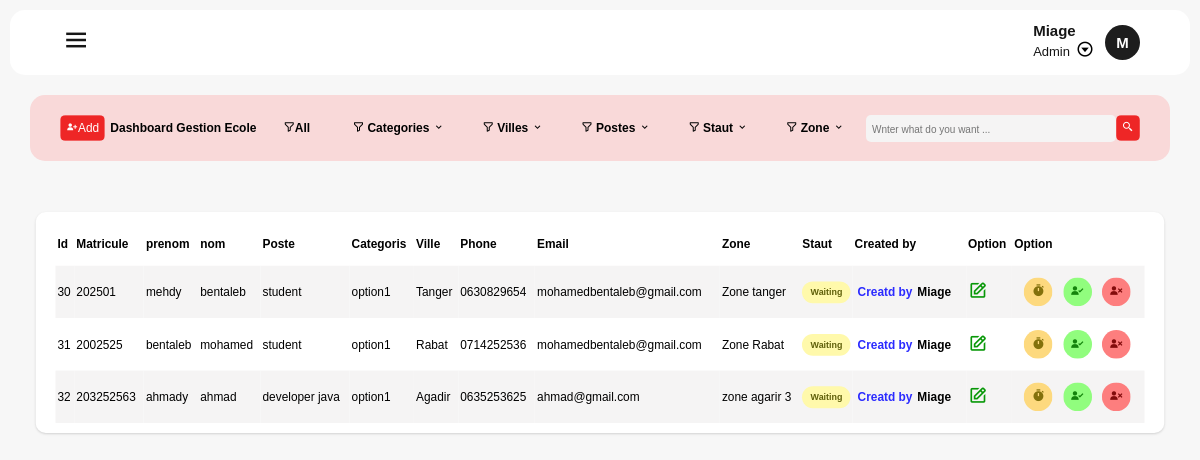
The app's page /Company_management.php (signed in) with its own data.
### tables this page shows
CREATE TABLE `gestion_entreprise` (
  `id_client` int(50) NOT NULL,
  `matricule` int(150) NOT NULL,
  `nom` varchar(100) NOT NULL,
  `prenom` varchar(100) NOT NULL,
  `categorie` enum('option1','option2','','') NOT NULL,
  `poste` varchar(50) NOT NULL,
  `ville` varchar(50) NOT NULL,
  `phone` varchar(50) NOT NULL,
  `gmail` varchar(50) NOT NULL,
  `status` tinyint(4) NOT NULL DEFAULT 0,
  `dateCreated` date NOT NULL DEFAULT current_timestamp(),
  `created_by` varchar(50) NOT NULL,
  `zone` varchar(100) NOT NULL
);

### Company_management.php (the view, shortened to what this page needs)
<?php
include 'conn.php';
$search = isset($_GET["searchinput"]) ? trim($_GET["searchinput"]) : "";
$sql = "SELECT * FROM `gestion_entreprise` WHERE 1";
$stmt = $conn->prepare($sql);
$stmt->execute();
$result = $stmt->get_result();
?>
<!DOCTYPE html>
    <html lang="en">
    <head>
        <link rel="stylesheet" href="Company_management.css?v=2" />
        <link href="https://unpkg.com/boxicons@2.1.4/css/boxicons.min.css"rel="stylesheet"/>
    </head>
    <body>
        <?php include 'menu.php'; ?>
    <div class="container">
        <div class="navTable">
        <div class="typeDash">
            <a href="form_gestion_entreprise.php"> <button><i class='bx bxs-user-plus'></i>Add</button></a>
            <h4>Dashboard Gestion Ecole</h4>
        </div>
            <div class="filters">
                <button class="btnDropAll" onclick="clearFilters()"><i class='bx bx-filter-alt'></i>All</button>
                <div class="filter">
                    <button class="btnDrop"><i class='bx bx-filter-alt'></i> Categories <i class='bx bx-chevron-down'></i></button>
                </div>
                     <div class="filter">
                    <button class="btnDrop2"><i class='bx bx-filter-alt'></i> Villes <i class='bx bx-chevron-down'></i></button>
                </div>
                <div class="filter">
                    <button class="btnDrop3"><i class='bx bx-filter-alt'></i> Postes <i class='bx bx-chevron-down'></i></button>
                </div>
                 <div class="filter">
                    <button class="btnDrop4"><i class='bx bx-filter-alt'></i> Staut <i class='bx bx-chevron-down'></i></button>
                </div>
                  <div class="filter">
                    <button class="btnDrop5"><i class='bx bx-filter-alt'></i> Zone <i class='bx bx-chevron-down'></i></button>
                </div>
            </div>
            <form method="get" class="search">
                    <input type="text" class="btnsearch" name="searchinput" value="<?= htmlspecialchars($search) ?>"  placeholder="Wnter what do you want ...">
                    <button type="submit"><i class='bx bx-search-alt-2'></i></button>
            </form>
        </div>
        <div class="Table">
            <table>
                <tr>
                    <th>Id</th>
                    <th>Matricule</th>
                    <th>prenom</th>
                    <th>nom</th>
                    <th>Poste</th>
                    <th>Categoris</th>
                    <th>Ville</th>
                    <th>Phone</th>
                     <th>Email</th>
                    <th>Zone</th>
                    <th>Staut</th>
                    <th>Created by</th>
                    <th>Option</th>
                    <th>Option</th>
                </tr>
<?php while ($row = $result->fetch_assoc()) :?>
        <tr>
            <td><?= $row['id_client'] ?></td>
            <td><?= $row['matricule'];?></td>
            <td><?= $row['nom'] ?></td>
            <td><?= $row['prenom'] ?></td>
            <td><?= $row['poste'] ?></td>
            <td><?= $row['categorie'] ?></td>
            <td><?= $row['ville'] ?></td>
            <td><?= $row['phone'] ?></td>
            <td><?= $row['gmail'] ?></td>
            <td><?= $row['zone'] ?></td>
            <td>
                <?php
                if ($row['status'] == 0) {
                    echo "<span class='comm'>Waiting</span>";
                } elseif ($row['status'] == 1) {
                    echo "<span class='acc'>Accepted</span>";
                } else {
                    echo "<span class='unacc'>Not Accepted</span>";
                }
                ?>
            </td>
            <td class="creatdName"><span>Creatd by</span><?php echo $row['created_by']; ?></td>
              <td><a href="updateUsers.php?=<?php echo $row['id_client']; ?> "><i class='bx bx-edit'></i></a></td>
            <td>
                <form method="POST">
                    <button type="submit" name="whaiting" class="whaiting"><i class='bx bxs-stopwatch'></i></button>
                    <button type="submit" name="accepting" class="accepting"><i class='bx bxs-user-check'></i></button>
                    <button type="submit" name="unaccepted" class="unaccepted"><i class='bx bxs-user-x'></i></button>
                </form>
            </td>
        </tr>
    <?php endwhile; ?>
            </table>
        </div>
    </div>
    </body>
</html>

### Company_management.css (style rules this page uses)
.container { padding: 20px; }
.filters { display: flex; align-items: center; gap: 5px; }
.typeDash { display: flex; align-items: center; gap: 5px; }
.typeDash h4 { font-size: 12px; }
.typeDash button { padding: 5px; background-color: rgb(238, 38, 38); color: white; outline: 0; border: 1px solid transparent; font-weight: 500; border-radius: 5px; transform: scale(0.99); transition: 0.4s; cursor: pointer; font-size: 12px; }
.btnDropAll { padding: 10px 20px; outline: 0; border: 1px solid transparent; color: rgb(0, 0, 0); background-color: transparent; cursor: pointer; font-size: 12px; font-weight: 600; }
.filter button { padding: 7px 15px; outline: 0; border: 1px solid transparent; color: rgb(0, 0, 0); background-color: transparent; border-radius: 10px; cursor: pointer; font-size: 12px; font-weight: 600; text-align: left; }
.search { width: auto; display: flex; align-items: center; }
.search input { padding: 5px; background-color: #f5f4f4; outline: 0; border: 1px solid transparent; border-radius: 5px; width: 250px; }
.search input::placeholder { font-size: 10px; }
.search button { padding: 5px; background-color: rgb(238, 38, 38); color: white; outline: 0; border: 1px solid transparent; font-weight: 500; border-radius: 5px; transform: scale(0.99); transition: 0.4s; cursor: pointer; font-size: 12px; }
.navTable { background-color: #f9d9d9; padding: 15px 30px; margin-bottom: 50px; display: flex; align-items: center; justify-content: space-between; border-radius: 15px; }
.Table { background-color: #ffffff; box-shadow: rgba(0, 0, 0, 0.1) 0px 1px 3px 0px, rgba(0, 0, 0, 0.06) 0px 1px 2px 0px; transform: scale(0.99); border-radius: 10px; padding: 10px 20px 10px 20px; overflow-y: auto; overflow-x: auto; max-height: 500px; }
table { border-collapse: collapse; width: 100%; }
th, td { font-size: 12px; text-align: left; padding: 12px 2px; width: auto; }
td a { color: rgb(8, 152, 8); font-size: 12px; }
tr:nth-child(even) { background-color: #f5f4f4; }
.creatdName { font-size: 12px; font-weight: 600; padding: 5px; }
.creatdName span { color: rgb(43, 43, 255); margin-right: 5px; }
th { padding: 15px 2px; background-color: #ffffff; color: rgb(0, 0, 0); position: sticky; top: 0; z-index: 10; font-size: 12px; }
td button { background-color: transparent; outline: 0; border: 1px solid transparent; font-size: 18px; margin-left: 10px; cursor: pointer; color: rgb(10, 96, 10); }
.comm { background-color: rgb(255, 249, 171); color: rgb(96, 96, 10); font-size: 9px; padding: 6px; border-radius: 15px; font-weight: 550; display: flex; align-items: center; justify-content: center; }
td .whaiting i, td .accepting i, td .unaccepted i { font-size: 15px; }
td .whaiting { color: rgb(131, 113, 12); background-color: rgb(253, 217, 126); padding: 3px 6px; border-radius: 50%; transition: 0.4s; }
td .accepting { color: rgb(20, 131, 12); background-color: rgb(145, 253, 126); padding: 3px 6px; border-radius: 50%; transition: 0.4s; margin-left: 7px; }
td .unaccepted { color: rgb(131, 12, 12); background-color: rgb(253, 126, 126); padding: 3px 6px; border-radius: 50%; transition: 0.4s; margin-left: 7px; }
td a { font-size: 20px; }

### style_menu.css (style rules this page uses)
* { padding: 0%; margin: 0%; box-sizing: border-box; font-family: Arial, Helvetica, sans-serif; }
body { background-color: rgb(247, 247, 247); color: black; height: 100vh; padding: 10px; }

### records on screen
gestion_entreprise: id_client "30", matricule "202501", nom "mehdy", prenom "bentaleb", poste "student", categorie "option1", ville "Tanger", phone "0630829654", gmail "mohamedbentaleb@gmail.com", zone "Zone tanger", status "Waiting", created_by "Miage"
gestion_entreprise: id_client "31", matricule "2002525", nom "bentaleb", prenom "mohamed", poste "student", categorie "option1", ville "Rabat", phone "0714252536", gmail "mohamedbentaleb@gmail.com", zone "Zone Rabat", status "Waiting", created_by "Miage"
gestion_entreprise: id_client "32", matricule "203252563", nom "ahmady", prenom "ahmad", poste "developer java", categorie "option1", ville "Agadir", phone "0635253625", gmail "ahmad@gmail.com", zone "zone agarir 3", status "Waiting", created_by "Miage"

### other values on screen
$_SESSION['username'] "Miage"
$fistword "M"
